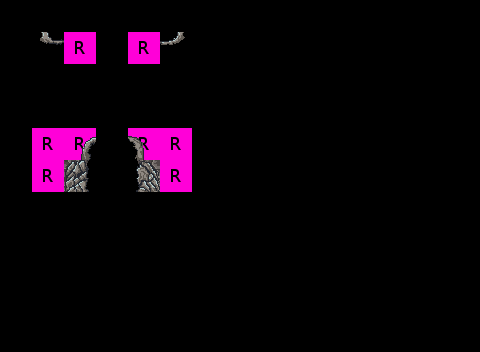

A 2D game scene composited from a Tiled map and its tileset images. What follows is a short description and the map's XML, with each tile layer's data collapsed to a summary:
An orthogonal 15x11 tile map with 32x32 px tiles, 7 tile layers (Regions, Input_set, Output_Ground, Output_Fringe, ...), 4 tilesets.

<map version="1.0" orientation="orthogonal" width="15" height="11" tilewidth="32" tileheight="32">
 <tileset firstgid="1" name="collision" tilewidth="32" tileheight="32">
  <image source="../../graphics/tiles/collision.png" width="64" height="32" />
 </tileset>
 <tileset firstgid="3" name="set_rules" tilewidth="32" tileheight="32">
  <image source="../../graphics/tiles/set_rules.png" width="64" height="64" />
 </tileset>
 <tileset firstgid="7" name="set_thermin_cave" tilewidth="32" tileheight="32">
  <image source="../../graphics/tiles/set_thermin_cave.png" width="256" height="256" />
 </tileset>
 <tileset firstgid="71" name="thermin-cave" tilewidth="32" tileheight="32">
  <image source="../../graphics/tiles/thermin-cave.png" width="512" height="256" />
 </tileset>
 <layer name="Regions" width="15" height="11">
  <data>[165 cells, 16 non-empty, 1 distinct tile ids]</data>
 </layer>
 <layer name="Input_set" width="15" height="11">
  <data>[165 cells, 8 non-empty, 1 distinct tile ids]</data>
 </layer>
 <layer name="Output_Ground" width="15" height="11">
  <data>[165 cells, 2 non-empty, 2 distinct tile ids]</data>
 </layer>
 <layer name="Output_Fringe" width="15" height="11">
  <data>[165 cells, 0 non-empty, 0 distinct tile ids]</data>
 </layer>
 <layer name="Output_Over" width="15" height="11">
  <data>[165 cells, 4 non-empty, 4 distinct tile ids]</data>
 </layer>
 <layer name="Output_Collision" width="15" height="11">
  <data>[165 cells, 0 non-empty, 0 distinct tile ids]</data>
 </layer>
 <layer name="Output_Error" width="15" height="11">
  <data>[165 cells, 0 non-empty, 0 distinct tile ids]</data>
 </layer>
</map>
